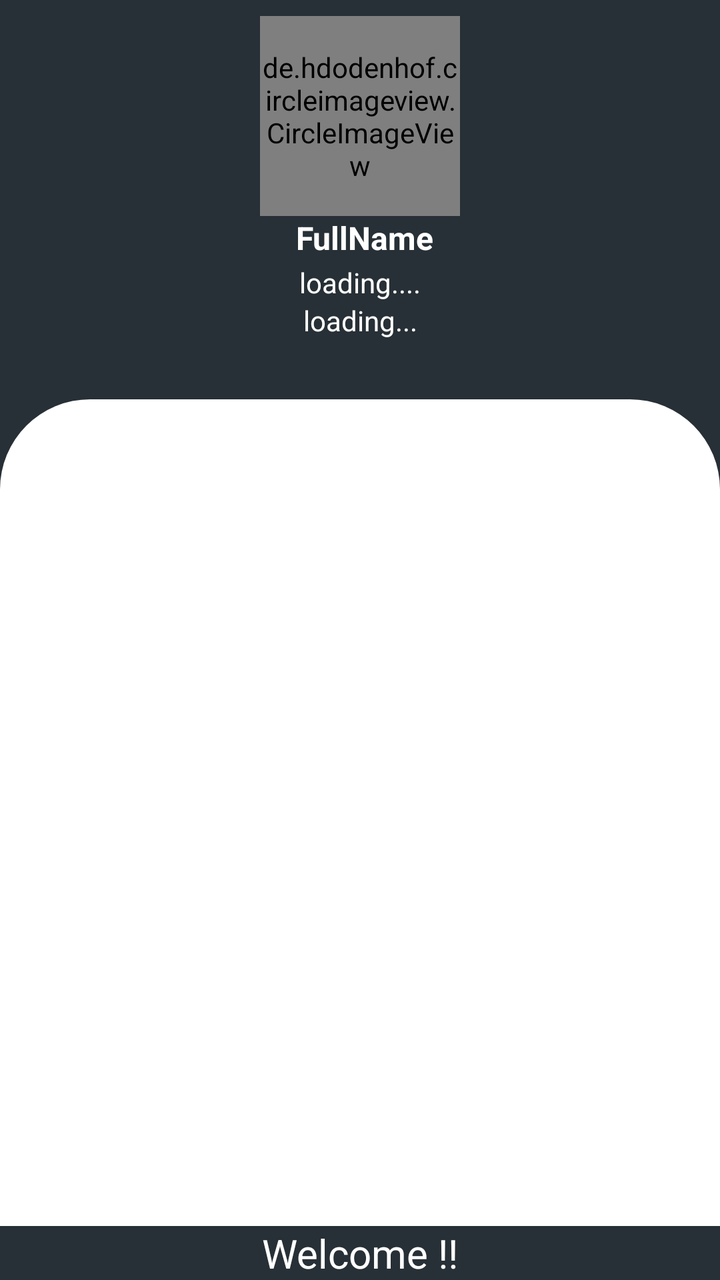
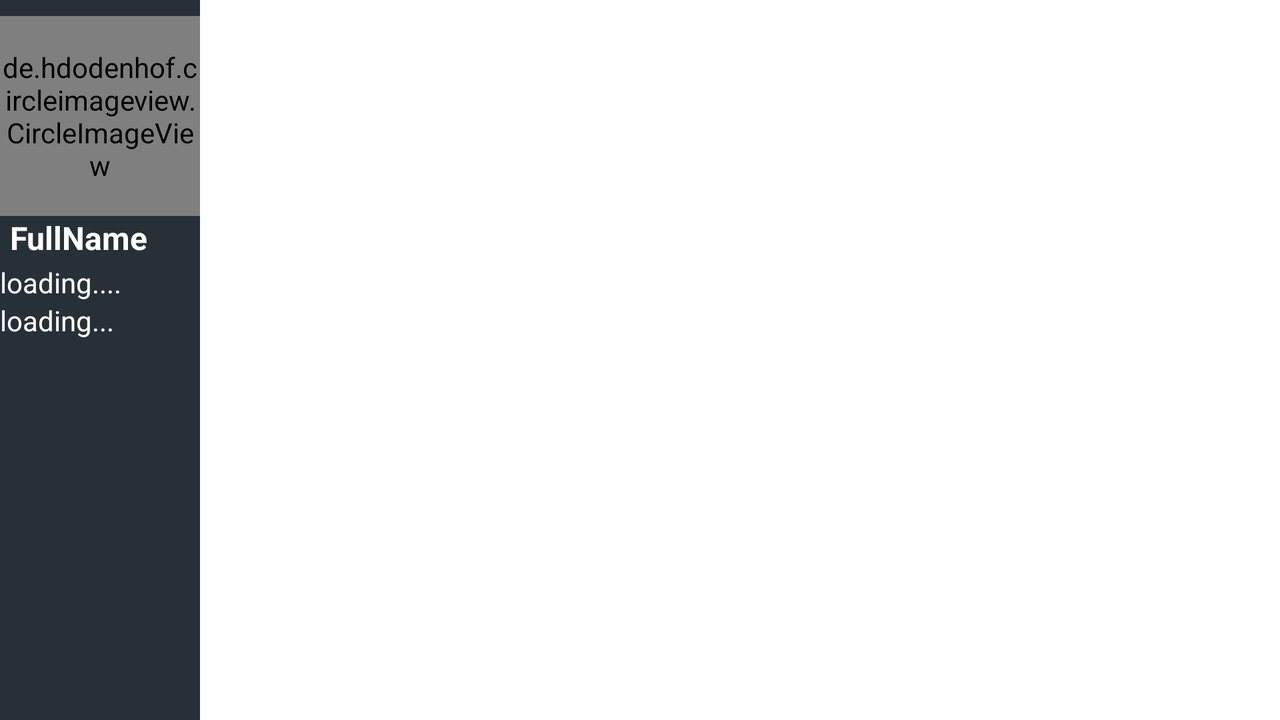

First picture: res/layout/ on a phone held upright. Second picture: the repository's own variant of that layout, on a device whose configuration matches the variant's folder. Source for both follows.
<!-- AndroidManifest.xml: application theme Theme.Attendie -->
<!-- res/layout/activity_profile.xml -->
<?xml version="1.0" encoding="utf-8"?>
<androidx.constraintlayout.widget.ConstraintLayout xmlns:android="http://schemas.android.com/apk/res/android"
    xmlns:app="http://schemas.android.com/apk/res-auto"
    xmlns:tools="http://schemas.android.com/tools"
    android:layout_width="match_parent"
    android:layout_height="match_parent"
    android:background="@color/purple_200"
    tools:context=".ProfileActivity">

    <TextView
        android:id="@+id/fullname"
        android:layout_width="0dp"
        android:layout_height="wrap_content"
        android:gravity="center_horizontal"
        android:paddingLeft="5dp"
        android:text="FullName"
        android:textColor="#fff"
        android:textSize="16sp"
        android:textStyle="bold"
        app:layout_constraintEnd_toEndOf="parent"
        app:layout_constraintHorizontal_bias="1.0"
        app:layout_constraintStart_toStartOf="parent"
        app:layout_constraintTop_toBottomOf="@+id/profile_image" />

    <TextView
        android:id="@+id/branch"
        android:layout_width="wrap_content"
        android:layout_height="wrap_content"
        android:layout_marginTop="2dp"
        android:text="loading...."
        android:textColor="#fff"
        app:layout_constraintEnd_toEndOf="parent"
        app:layout_constraintStart_toStartOf="parent"
        app:layout_constraintTop_toBottomOf="@+id/fullname" />

    <androidx.recyclerview.widget.RecyclerView
        android:id="@+id/profile_recyclerview"
        android:layout_width="0dp"
        android:layout_height="0dp"
        android:layout_marginTop="70dp"
        android:background="@drawable/background_bg"
        android:paddingLeft="30dp"
        android:paddingTop="20dp"
        android:paddingRight="30dp"
        android:paddingBottom="5dp"
        app:layout_constraintBottom_toTopOf="@+id/textView8"
        app:layout_constraintEnd_toEndOf="parent"
        app:layout_constraintStart_toStartOf="parent"
        app:layout_constraintTop_toBottomOf="@+id/fullname" />

    <de.hdodenhof.circleimageview.CircleImageView
        android:id="@+id/profile_image"
        android:layout_width="100dp"
        android:layout_height="100dp"
        android:layout_marginTop="8dp"
        android:src="@drawable/profile_pics"
        app:layout_constraintEnd_toEndOf="parent"
        app:layout_constraintStart_toStartOf="parent"
        app:layout_constraintTop_toTopOf="parent" />

    <TextView
        android:id="@+id/degree"
        android:layout_width="0dp"
        android:layout_height="wrap_content"
        android:gravity="center_horizontal"
        android:text="loading..."
        android:textColor="#fff"
        app:layout_constraintEnd_toEndOf="parent"
        app:layout_constraintStart_toStartOf="parent"
        app:layout_constraintTop_toBottomOf="@+id/branch" />

    <TextView
        android:id="@+id/textView8"
        android:layout_width="0dp"
        android:layout_height="wrap_content"
        android:gravity="center_horizontal"
        android:text="Welcome !!"
        android:textColor="#fff"
        android:textSize="20sp"
        app:layout_constraintBottom_toBottomOf="parent"
        app:layout_constraintEnd_toEndOf="parent"
        app:layout_constraintStart_toStartOf="parent" />


</androidx.constraintlayout.widget.ConstraintLayout>
<!-- resources referenced by this layout -->
<resources>
  <color name="purple_200">#273036</color>
  <!-- drawable background_bg (drawable) -->
  <?xml version="1.0" encoding="utf-8"?>
  <shape xmlns:android="http://schemas.android.com/apk/res/android">
  <solid android:color="@color/white"/>
      <corners
          android:topLeftRadius="45dp"
          android:topRightRadius="45dp"/>
  </shape>
  <style name="Theme.Attendie" parent="Theme.AppCompat.DayNight.DarkActionBar">
          
          <item name="colorPrimary">@color/purple_500</item>
          <item name="colorPrimaryVariant">@color/purple_700</item>
          <item name="colorOnPrimary">@color/white</item>
          
          <item name="colorSecondary">@color/teal_200</item>
          <item name="colorSecondaryVariant">@color/teal_700</item>
          <item name="colorOnSecondary">@color/black</item>
          
          <item name="android:statusBarColor" tools:targetApi="l">?attr/colorPrimaryVariant</item>
          
      </style>
  <color name="white">#FFFFFFFF</color>
  <color name="purple_500">#273036</color>
  <color name="purple_700">#FF3700B3</color>
  <color name="teal_200">#FF03DAC5</color>
  <color name="teal_700">#FF018786</color>
  <color name="black">#FF000000</color>
</resources>
<!-- res/layout-land/activity_profile.xml (the author's variant of the layout above) -->
<!-- drawn on the phone turned sideways -->
<?xml version="1.0" encoding="utf-8"?>
<androidx.constraintlayout.widget.ConstraintLayout xmlns:android="http://schemas.android.com/apk/res/android"
    xmlns:app="http://schemas.android.com/apk/res-auto"
    xmlns:tools="http://schemas.android.com/tools"
    android:layout_width="match_parent"
    android:layout_height="match_parent"
    android:background="@color/purple_200"
    tools:context=".ProfileActivity">

    <TextView
        android:id="@+id/fullname"
        android:layout_width="0dp"
        android:layout_height="wrap_content"
        android:paddingLeft="5dp"
        android:text="FullName"
        android:textColor="#fff"
        android:textSize="16sp"
        android:textStyle="bold"
        app:layout_constraintEnd_toStartOf="@+id/profile_recyclerview"
        app:layout_constraintStart_toStartOf="parent"
        app:layout_constraintTop_toBottomOf="@+id/profile_image" />

    <TextView
        android:id="@+id/branch"
        android:layout_width="0dp"
        android:layout_height="wrap_content"
        android:layout_marginTop="2dp"
        android:text="loading...."
        android:textColor="#fff"
        app:layout_constraintEnd_toStartOf="@+id/profile_recyclerview"
        app:layout_constraintStart_toStartOf="parent"
        app:layout_constraintTop_toBottomOf="@+id/fullname" />

    <androidx.recyclerview.widget.RecyclerView
        android:id="@+id/profile_recyclerview"
        android:layout_width="0dp"
        android:layout_height="0dp"
        android:background="#fff"
        android:padding="30dp"
        app:layout_constraintBottom_toBottomOf="parent"
        app:layout_constraintEnd_toEndOf="parent"
        app:layout_constraintStart_toEndOf="@+id/profile_image"
        app:layout_constraintTop_toTopOf="parent" />

    <de.hdodenhof.circleimageview.CircleImageView
        android:id="@+id/profile_image"
        android:layout_width="100dp"
        android:layout_height="100dp"
        android:layout_marginTop="8dp"
        android:src="@drawable/profile_pics"
        app:layout_constraintStart_toStartOf="parent"
        app:layout_constraintTop_toTopOf="parent" />

    <TextView
        android:id="@+id/degree"
        android:layout_width="0dp"
        android:layout_height="wrap_content"
        android:text="loading..."
        android:textColor="#fff"
        app:layout_constraintEnd_toStartOf="@+id/profile_recyclerview"
        app:layout_constraintStart_toStartOf="parent"
        app:layout_constraintTop_toBottomOf="@+id/branch" />


</androidx.constraintlayout.widget.ConstraintLayout>
<!-- resources referenced by the variant -->
<!-- as the phone turned sideways resolves them -->
<resources>
  <color name="purple_200">#273036</color>
  <style name="Theme.Attendie" parent="Theme.AppCompat.DayNight.DarkActionBar">
          
          <item name="colorPrimary">@color/purple_500</item>
          <item name="colorPrimaryVariant">@color/purple_700</item>
          <item name="colorOnPrimary">@color/white</item>
          
          <item name="colorSecondary">@color/teal_200</item>
          <item name="colorSecondaryVariant">@color/teal_700</item>
          <item name="colorOnSecondary">@color/black</item>
          
          <item name="android:statusBarColor" tools:targetApi="l">?attr/colorPrimaryVariant</item>
          
      </style>
  <color name="purple_500">#273036</color>
  <color name="purple_700">#FF3700B3</color>
  <color name="white">#FFFFFFFF</color>
  <color name="teal_200">#FF03DAC5</color>
  <color name="teal_700">#FF018786</color>
  <color name="black">#FF000000</color>
</resources>
